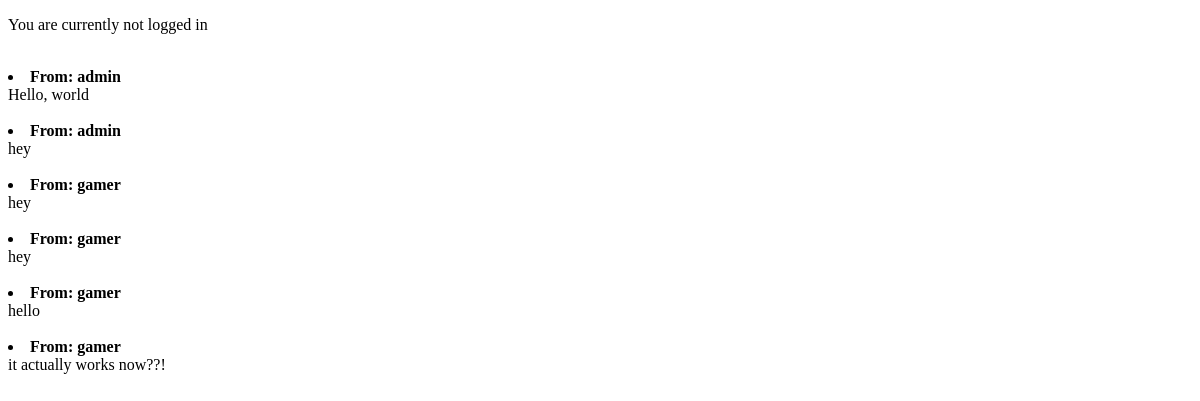
/messaging/, run on an earlier commit of the app's database.
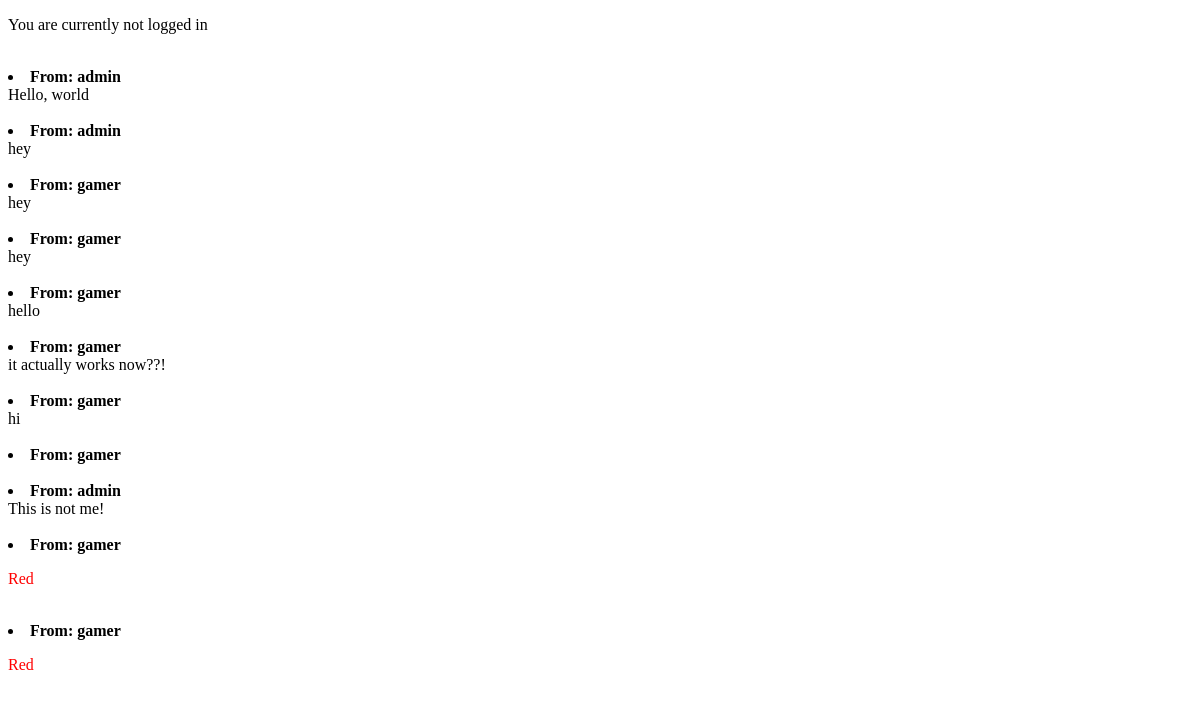
And on a later commit of the database.
### messaging/models.py (models this page shows)
class Message(models.Model):
    user = models.ForeignKey(User, on_delete=models.CASCADE)
    text = models.CharField(max_length=200)

### messaging/views.py (the view, shortened to what this page needs)
# urls.py: path('', views.index, name='index'),
def index(request):
    if request.method == 'GET':
        messagez = Message.objects.all()
        context = {'messages': messagez}
        return render(request, 'site/index.html', context)

### messaging/templates/site/index.html (shortened to what this page needs)
<!DOCTYPE html>
<html>
<body>
{% if user.is_authenticated %}
    <p>Currently logged in as: {{ user.username }}</p>
    <br>
    <a href="/messaging/private/{{ user.id }}">Go to private chats:</a>
    <br>
    <p>Add a new message:</p>
    <form action='/messaging/' method="POST">
        {% csrf_token %}
        <input type="text" name="mymessage"/><br/>
        <input type="submit" value="Send"/>
    </form>
{% else %}
    <p>You are currently not logged in</p>
{% endif %}
{% for a in messages %}
<br>
		<li> <b>From: {{a.user}}</b>
            <br>
            {{a.text|safe}}
		</li>
		{% endfor %}
</body>
</html>

What changed in the data, as far as the page shows it:
added Message: user "gamer", text "hi"
added Message: user "gamer"
added Message: user "admin", text "This is not me!"
added Message: user "gamer", text "Red"
added Message: user "gamer", text "Red"
